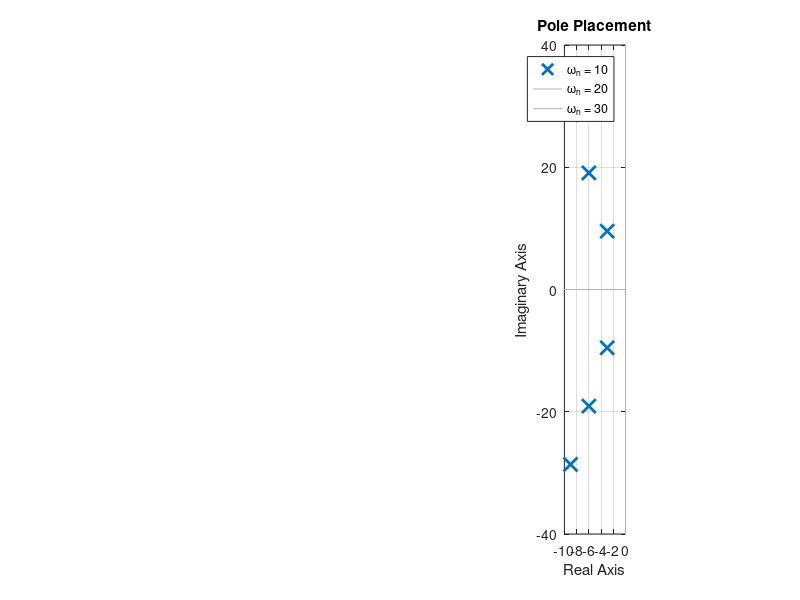

Write the MATLAB code that produced this figure.
clc; clear; close all

wn = 10; z= 0.3;
GS1 = tf(wn^2,[1 2*z*wn wn^2])

wn = 20; z= 0.3;
GS2 = tf(wn^2,[1 2*z*wn wn^2])

wn = 30; z= 0.3;
GS3 = tf(wn^2,[1 2*z*wn wn^2])

figure(1); set(gcf,'units','normalized','outerposition',[0 0 1 1],'color','w','Name','Apple');

subplot(1,2,1); hold on
step(GS1)
step(GS2)
step(GS3)
grid on; title('Time Response')
axis equal; axis([0 2 0 1.5])
legend('\omega_n = 10','\omega_n = 20','\omega_n = 30')

subplot(1,2,2); hold on
pzmap(GS1)
pzmap(GS2)
pzmap(GS3)
grid on; title('Pole Placement')
axis([-10 0 -40 40]); axis equal
legend('\omega_n = 10','\omega_n = 20','\omega_n = 30')

